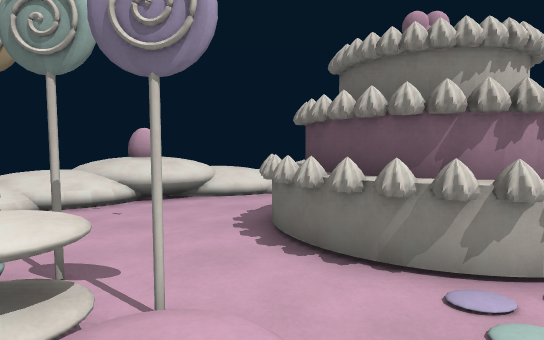
[1] (above)

16 first-person views from a walk through a level from a Godot 3-D game. The camera is 1.5 m above the floor, tilts 4° down and sees 80° across. The floor is counted in squares, 1 m on a side. Each view is taken from the middle of a square. On the plan, view 1 faces up. The plan holds only what a view shows up to about 15 squares ahead; the rest is blank.

[2]
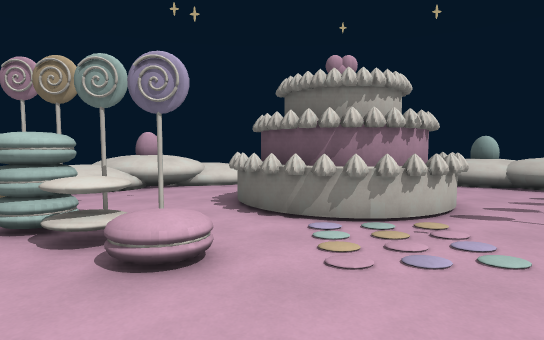

[3]
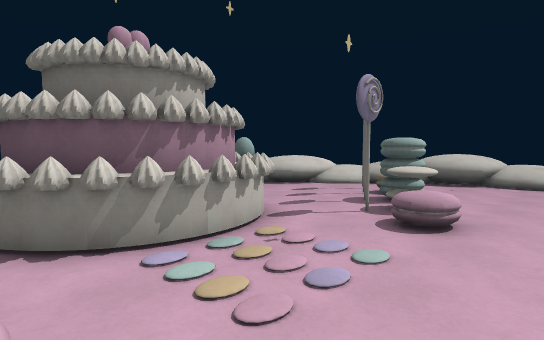

[4]
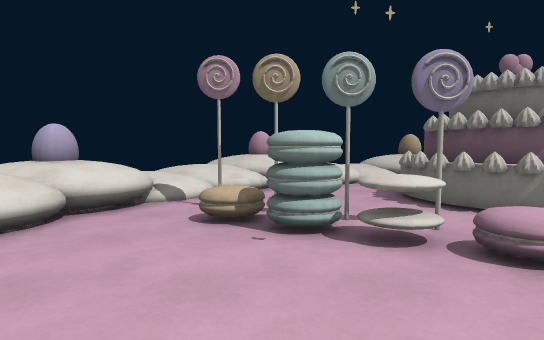

[5]
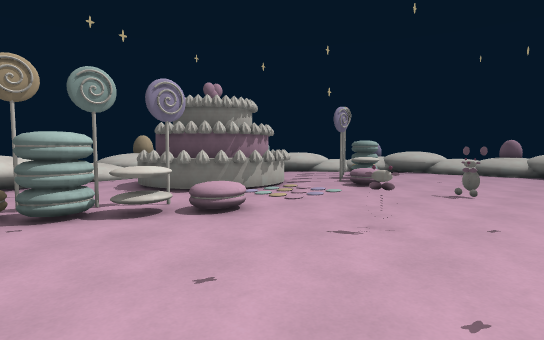

[6]
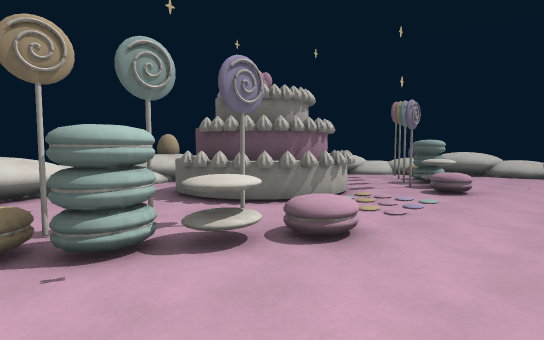

[7]
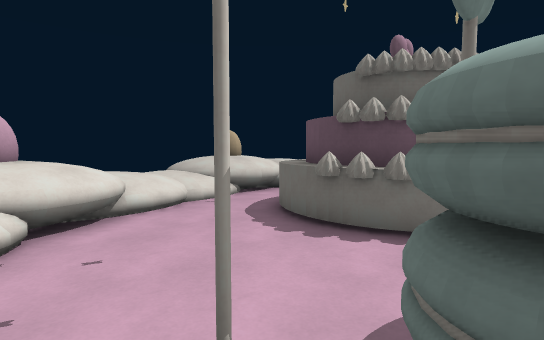

[8]
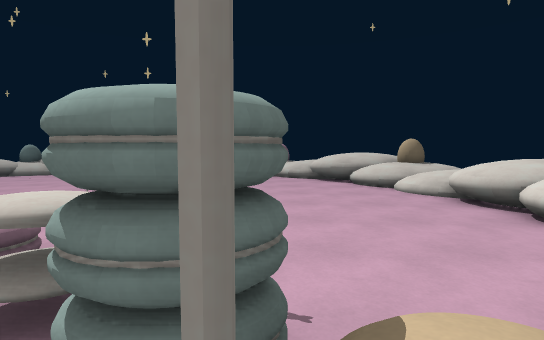

[9]
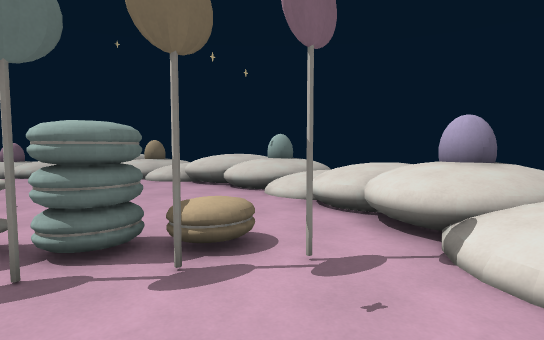

[10]
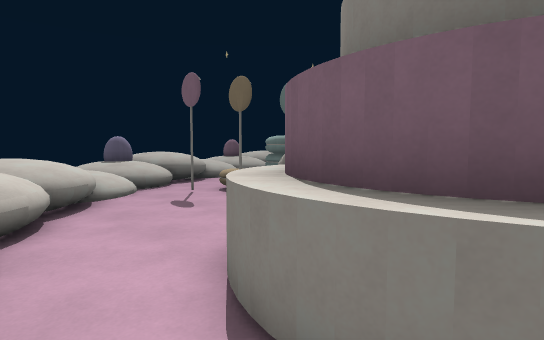

[11]
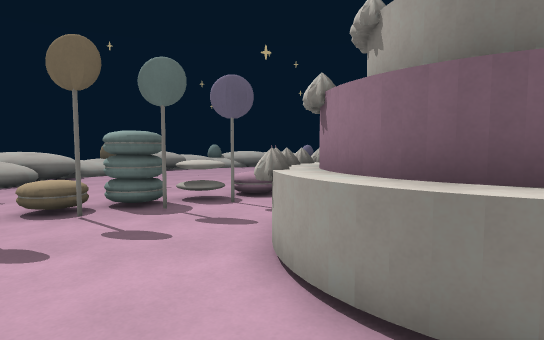

[12]
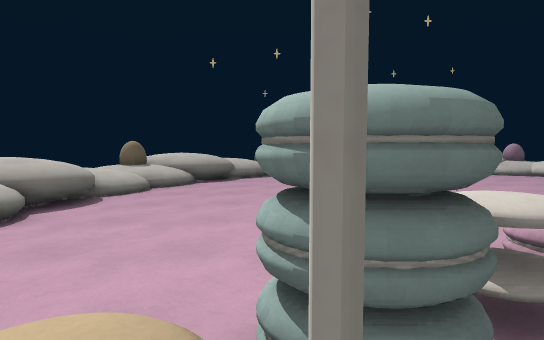

[13]
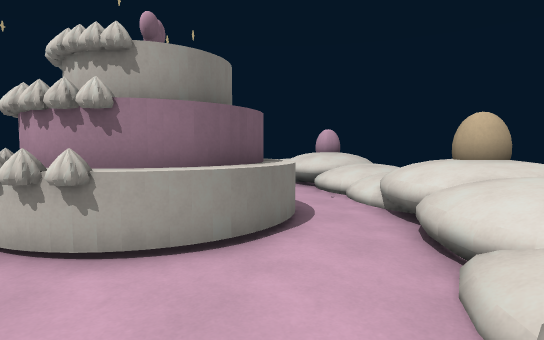

[14]
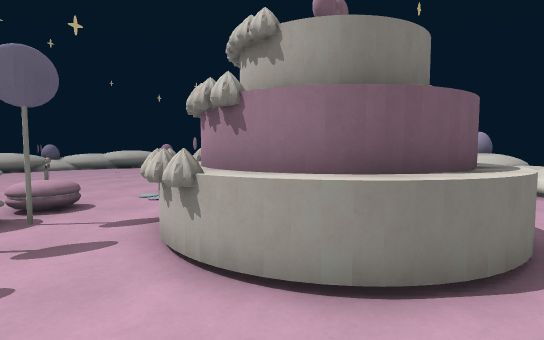

[15]
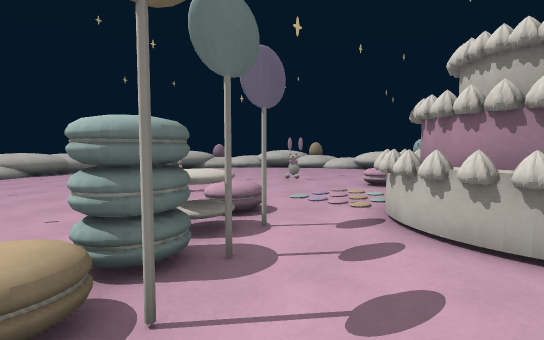

[16]
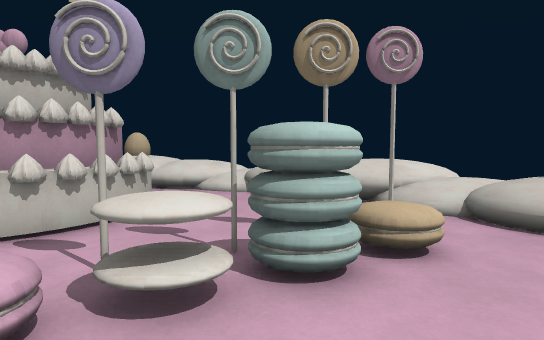

### Floor plan
Key: @ floor where view 1 was taken; # wall or solid block; x gap in a wall; . main floor; : floor 0.25 m higher than the main floor; + floor 0.5 m higher than the main floor; * floor 0.75 m higher than the main floor; % floor 1 m higher than the main floor; & floor 1.25 m higher than the main floor; / step, stairs or slope; = window, fence, low wall or low ledge; ^ raised ledge; T thing the floor can be seen under or through; O other object.
Columns run from 12 left of view 1 to 18 right of it. Each row starts with its distance up from view 1.
 14         ==    ###
 13         =*****###%%*+
 12         #%**/=====*++ #
 11       %##%=//......=x*##
 10     ***===...........==%%%%
  9     +**+.....^^#^^.....=%%*=
  8  ===*+/......#####......===+
  7   #%=//.....^#   #^.....//+*#
  6   ##=.......##   ##.......+##
  5  %#%=.......#######.......#=%
  4  %%=...^^.T..#####..#.^^...=%
  3  %*=....#T.#.......#.##....=%&
  2   x/......^.........^.......=*=
  1 #+//.......=O.....=O.......//*#
  0 ===.........@...............:
 -1 ##=.........................=#
 -2 ##=.........................=#
 -3  %=.........................=%
 -4  %%=.......................=%&
 -5   =/.............  ......../=
 -6   =/......   ...... .......#=
 -7   +:......  ....... .......+*
 -8  ***+....  .... ..........:+*+
 -9 =###=....  ...   .........=###=
-10   #%%=...  ..     .... ..=%%#
-11                     ..

Positions as (right, up) in squares from view 1, and headings:
1: (0, 0), facing up
2: (1, -3), facing up
3: (0, -1), facing up-right
4: (-4, -3), facing up
5: (-5, -5), facing up-right
6: (-5, -2), facing up-right
7: (-5, 3), facing up-right
8: (-4, 5), facing down
9: (-2, 8), facing down-left
10: (2, 11), facing down-right
11: (6, 11), facing down
12: (10, 5), facing down
13: (10, 9), facing left
14: (8, 10), facing down-left
15: (11, 7), facing down-left
16: (9, -1), facing up
